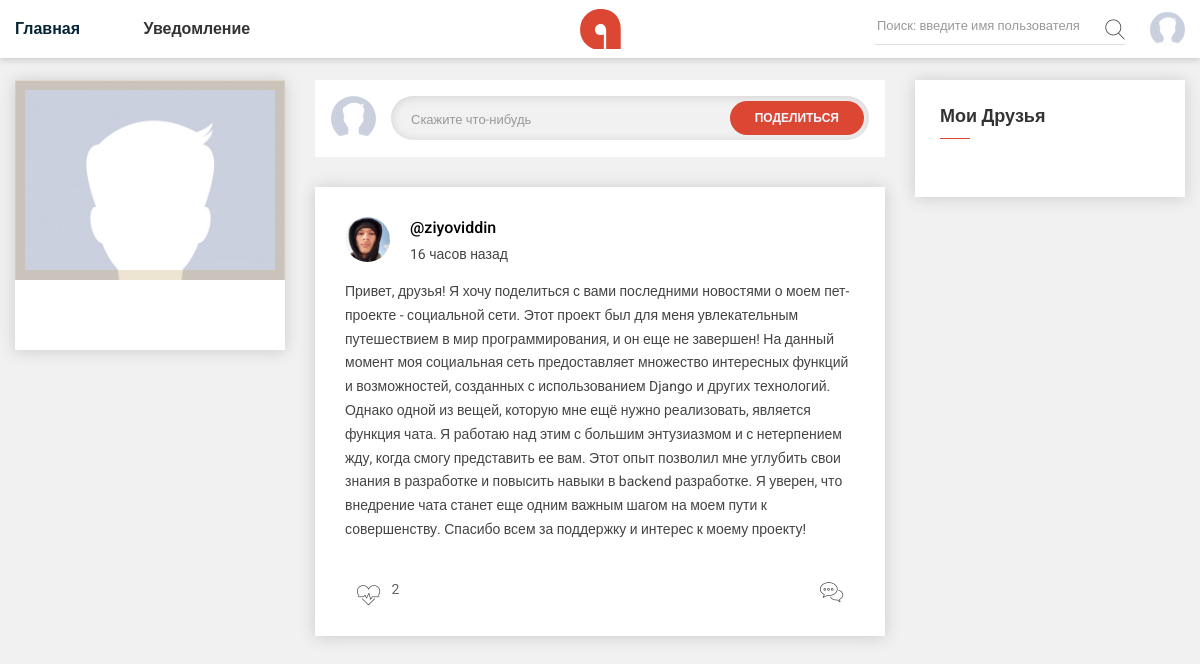
The page / on the database its author committed.
### posts/models.py (models this page shows, shortened)
class Post(models.Model):
    user = models.ForeignKey(to=User, on_delete=models.CASCADE)
    description = models.TextField()
    image = models.ImageField(upload_to='posts_images', null=True, blank=True)
    video = models.FileField(upload_to='posts_videos', null=True, blank=True)
    created = models.DateTimeField(auto_now_add=True)
    likes = models.ManyToManyField(User, related_name='liked_posts', through='LikePost')

### users/models.py (models this page shows)
class User(AbstractUser):
    image = models.ImageField(upload_to='users_images', null=True, blank=True)
    cover = models.ImageField(upload_to='user_covers', null=True, blank=True)
    about = models.TextField(null=True, blank=True)
    age = models.IntegerField(default=None, null=True, blank=True)
    job = models.CharField(max_length=128, null=True, blank=True)
    address = models.CharField(max_length=128, null=True, blank=True)
    hobbie = models.CharField(max_length=64, null=True, blank=True)
    contact = models.CharField(max_length=32, null=True, blank=True)
    city = models.CharField(max_length=32, null=True, blank=True)

### feeds/views.py (the view, shortened to what this page needs)
# urls.py: path('', FeedListView.as_view(), name='home'),
class FeedListView(TitleMixin, TemplateView):
    template_name = 'feeds/index.html'
    title = 'Лента Новостей'
    def get_context_data(self, **kwargs):
        context = super(FeedListView, self).get_context_data(**kwargs)
        username = "ziyoviddin"  # Замените на имя пользователя, которое вы ищете
        user = User.objects.get(username=username)
        context['comments'] = Comment.objects.all().order_by('-created_at')
        context['posts_ziyoviddin'] = Post.objects.filter(user=5)
        return context

### common/mixins.py (called while the page is built)
    def get_context_data(self, **kwargs):
        context = super(TitleMixin, self).get_context_data(**kwargs)
        context['title'] = self.title
        return context

### friendship/context_processors.py (called while the page is built)
def notifications_friends(request):
    if request.user.is_authenticated:
        notifications = FriendshipRequestNotification.objects.filter(
            to_user=request.user,
        )
    else:
        notifications = []
    return {'notifications_friends': notifications}

### feeds/templates/feeds/index.html (shortened to what this page needs)
{% extends 'base.html' %}
{% load static humanize %}
{% block content %}
<main>
    <div class="main-wrapper pt-80">
        <div class="container">
            <div class="row">
                <div class="col-lg-3 order-2 order-lg-1">
                    <aside class="widget-area">
                        <div class="card card-profile widget-item p-0">
                            <div class="profile-banner">
                                <figure class="profile-banner-small">
                                    <a href="{% url 'users:profile' %}">
                                        <img src="{% if user.image %} {{ user.image.url }} {% else %} {% static 'assets/images/users/default_avatar.jpg' %} {% endif %}" alt="">
                                    </a>
                                </figure>
                                <div class="profile-desc text-center" style="margin-top: 0px;">
                                    <p>{{ user.about|truncatechars:100 }}</p>
                                </div>
                            </div>
                        </div>
                    </aside>
                </div>
                <div class="col-lg-6 order-1 order-lg-2">
                    <div class="card card-small">
                        <div class="share-box-inner">
                            <div class="profile-thumb">
                                <a href="#">
                                    <figure class="profile-thumb-middle">
                                        <img src="{% if user.image %} {{ user.image.url }} {% else %} {% static 'assets/images/users/default_avatar.jpg' %} {% endif %}" alt="profile picture">
                                    </figure>
                                </a>
                            </div>
                            <div class="share-content-box w-100">
                                <form class="share-text-box">
                                    <a href="{% url 'posts:create-post' %}"><textarea name="share" class="share-text-field" aria-disabled="true" placeholder="Скажите что-нибудь" data-toggle="modal" data-target="#textbox" id="email"></textarea></a>
                                    <a href="{% url 'posts:create-post' %}" class="btn-share" style="color: aliceblue;">поделиться</a>
                                </form>
                            </div>
                        </div>
                    </div>
                    {% for post in posts_ziyoviddin %}
                    <div class="card">
                        <div class="post-title d-flex align-items-center">
                            <div class="profile-thumb">
                                <a href="{% url 'friendship:other_user' post.user.id %}">
                                    <figure class="profile-thumb-middle">
                                        <img src="{% if post.user.image %} {{ post.user.image.url }} {% else %} {% static 'assets/images/users/default_avatar.jpg' %} {% endif %}" alt="profile picture">
                                    </figure>
                                </a>
                            </div>
                            <div class="posted-author">
                                <h6 class=""><a href="{% url 'friendship:other_user' post.user.id %}" style="color: black;">@{{ post.user }}</a></h6>
                                <span class="post-time">{{ post.created|naturaltime }}</span>
                            </div>
                        </div>
                        <div class="post-content">
                            <p class="post-desc">
                                {{ post.description }}
                            </p>
                            <div class="post-meta">
                                <form action="{% url 'posts:like_post' post.id %}" method="post">
                                    <button class="post-meta-like">
                                        <i class="bi bi-heart-beat"></i>
                                        <span>{{ post.likes.count }}</span>
                                    </button>
                                </form>
                                <ul class="comment-share-meta">
                                    <li>
                                        <button class="post-comment">
                                            <i class="bi bi-chat-bubble"></i>
                                        </button>
                                    </li>
                                </ul>
                            </div>
                        </div>
                    </div>
                    <br>
                    {% endfor %}
                </div>
                <div class="col-lg-3 order-3">
                    <aside class="widget-area">
                        <div class="card widget-item">
                            <h4 class="widget-title">Мои Друзья</h4>
                        </div>
                    </aside>
                </div>
            </div>
        </div>
    </div>
</main>
{% endblock %}

### rows shown on the page
Post: user.image (picture), user "ziyoviddin", created "16 часов назад", description "Привет, друзья! Я хочу поделиться с вами последними новостями о моем пет-проекте - социальной сети. Этот проект был для меня увлекательным путешествием в мир программирования, и он еще не завершен! На данный момент моя социальная сеть предоставляет множество интересных функций и возможностей, созданных с использованием Django и других технологий. Однако одной из вещей, которую мне ещё нужно реализовать, является функция чата. Я работаю над этим с большим энтузиазмом и с нетерпением жду, когда смогу представить ее вам. Этот опыт позволил мне углубить свои знания в разработке и повысить навыки в backend разработке. Я уверен, что внедрение чата станет еще одним важным шагом на моем пути к…", likes.count "2"
